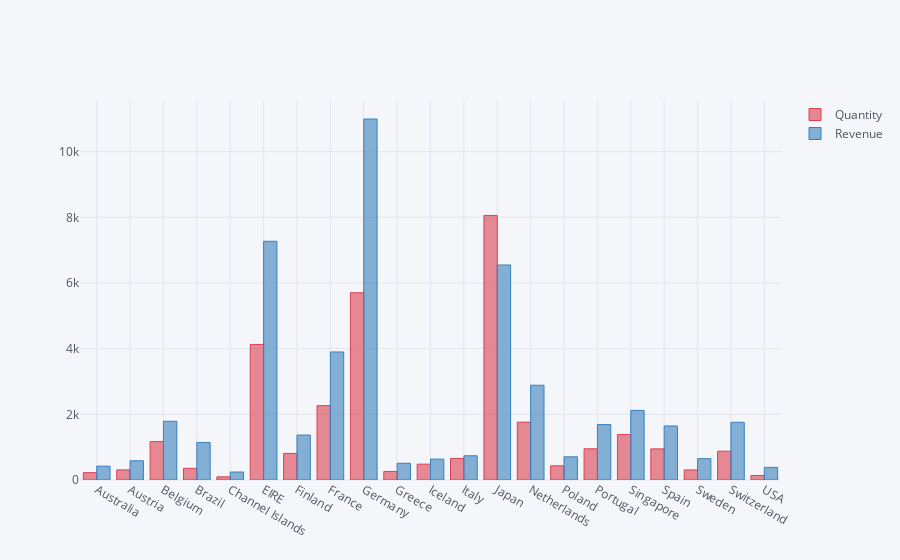

Source (notebook cell):
### Code cell
quant_rev.iplot(kind='bar', x='Country', color=['red', 'blue'])

### Figure 1 — Plotly figure (JSON) as saved in the notebook; plotly's stock layout.template omitted (floating-point values rounded to 4 significant figures)
{"data": [{"marker": {"color": "rgba(219, 64, 82, 0.6)", "line": {"color": "rgba(219, 64, 82, 1.0)", "width": 1}}, "name": "Quantity", "orientation": "v", "text": "", "type": "bar", "uid": "62277497-6bc8-44e3-b113-807a186d0adc", "x": ["Australia", "Austria", "Belgium", "Brazil", "Channel Islands", "EIRE", "Finland", "France", "Germany", "Greece", "Iceland", "Italy", "Japan", "Netherlands", "Poland", "Portugal", "Singapore", "Spain", "Sweden", "Switzerland", "USA"], "y": [224, 308, 1170, 356, 96, 4129, 810, 2265, 5702, 260, 483, 653, 8058, 1762, 432, 951, 1384, 948, 306, 878, 137]}, {"marker": {"color": "rgba(55, 128, 191, 0.6)", "line": {"color": "rgba(55, 128, 191, 1.0)", "width": 1}}, "name": "Revenue", "orientation": "v", "text": "", "type": "bar", "uid": "87048b16-fbfe-4642-93c1-87557c5deecd", "x": ["Australia", "Austria", "Belgium", "Brazil", "Channel Islands", "EIRE", "Finland", "France", "Germany", "Greece", "Iceland", "Italy", "Japan", "Netherlands", "Poland", "Portugal", "Singapore", "Spain", "Sweden", "Switzerland", "USA"], "y": [421.6, 584.8, 1788.0, 1144.0, 243.0, 7270.0, 1369.0, 3899.0, 10990.0, 509.7, 636.2, 737.8, 6549.0, 2887.0, 705.8, 1688.0, 2119.0, 1646.0, 649.1, 1757.0, 383.9]}], "layout": {"legend": {"bgcolor": "#F5F6F9", "font": {"color": "#4D5663"}}, "paper_bgcolor": "#F5F6F9", "plot_bgcolor": "#F5F6F9", "title": {"font": {"color": "#4D5663"}}, "xaxis": {"gridcolor": "#E1E5ED", "showgrid": true, "tickfont": {"color": "#4D5663"}, "title": {"font": {"color": "#4D5663"}, "text": ""}, "zerolinecolor": "#E1E5ED"}, "yaxis": {"gridcolor": "#E1E5ED", "showgrid": true, "tickfont": {"color": "#4D5663"}, "title": {"font": {"color": "#4D5663"}, "text": ""}, "zerolinecolor": "#E1E5ED"}}}
